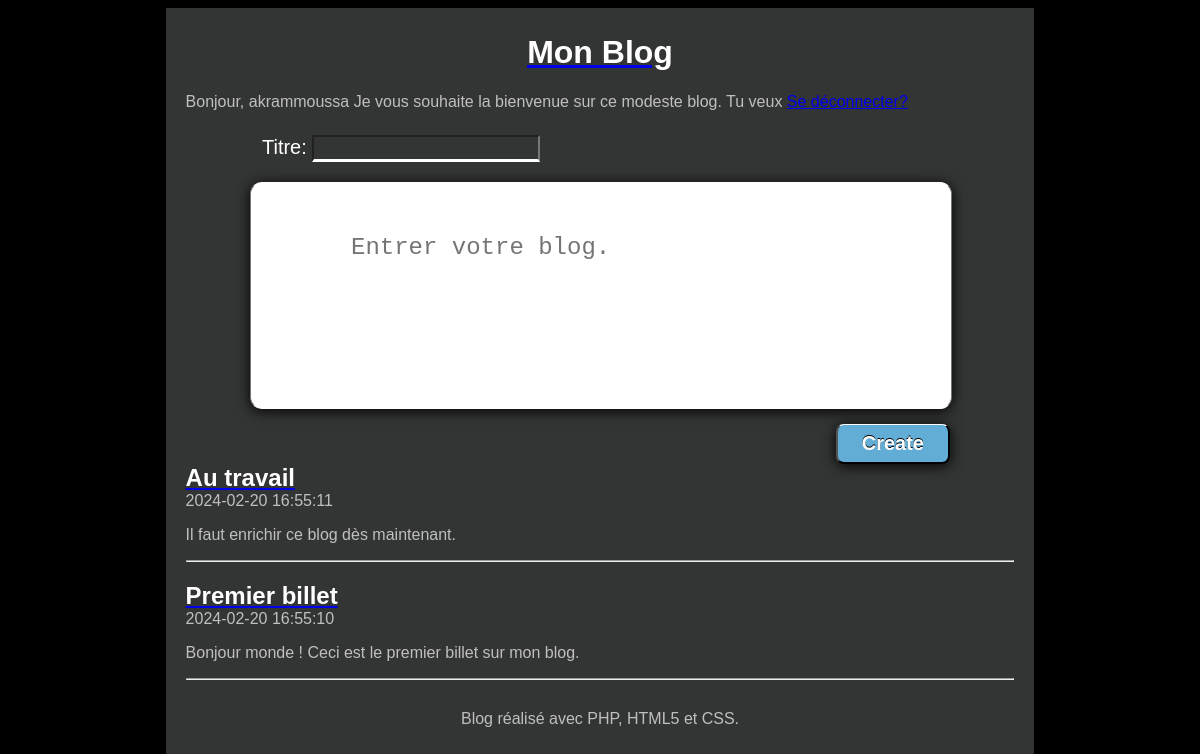
Page /index.php (signed in) on the committed database.
### tables this page shows
CREATE TABLE `t_billet` (
  `BIL_ID` int(11) NOT NULL,
  `BIL_DATE` datetime NOT NULL,
  `BIL_TITRE` varchar(100) NOT NULL,
  `BIL_CONTENU` varchar(400) NOT NULL
);

### Controleur/ControleurAccueil.php (called while the page is built, shortened)
<?php
require_once 'Modele/Billet.php';
class ControleurAccueil
{
    private $billet;
    public function __construct()
    {
        $this->billet = new Billet();
    }
    public function accueil()
    {
        $billets = $this->billet->getBillets();
        $vue = new Vue("Accueil");
        $vue->generer(array('billets' => $billets));
    }
}

### Modele/Billet.php (called while the page is built, shortened)
<?php
require_once 'Modele/Modele.php';
class Billet extends Modele
{
    public function getBillets()
    {
        $sql = 'select BIL_ID as id, BIL_DATE as date,'
            . ' BIL_TITRE as titre, BIL_CONTENU as contenu from T_BILLET'
            . ' order by BIL_ID desc';
        $billets = $this->executerRequete($sql);
        return $billets;
    }
}

### Modele/Modele.php (called while the page is built)
<?php
abstract class Modele
{
    private $bdd;
    protected function executerRequete($sql, $params = null)
    {
        if ($params == null) {
            $resultat = $this->getBdd()->query($sql);
        } else {
            $resultat = $this->getBdd()->prepare($sql);
            $resultat->execute($params);
        }
        return $resultat;
    }
    private function getBdd()
    {
        if ($this->bdd == null) {
            $this->bdd = new PDO(
                'mysql:host=localhost;dbname=monblog;charset=utf8',
                'root',
                '',
                array(PDO::ATTR_ERRMODE => PDO::ERRMODE_EXCEPTION)
            );
        }
        return $this->bdd;
    }
}

### index.php (called while the page is built, shortened)
<?php
    $routeur = new Routeur();
    $routeur->routerRequete();

### Vue/vueAccueil.php (the view, shortened to what this page needs)
<?php include 'Vue/ajoutbillet.php'; ?>
<?php foreach ($billets as $billet) :
?>
    <article>
        <header>
            <a href="<?= "index.php?action=billet&id=" . $billet['id'] ?>">
                <h1 class="titreBillet"><?= $billet['titre'] ?></h1>
            </a>
            <time><?= $billet['date'] ?></time>
        </header>
        <p><?= $billet['contenu'] ?></p>
    </article>
    <hr />
<?php endforeach; ?>

### Contenu/style.css (style rules this page uses)
html, body { height: 100%; }
body { color: #bfbfbf; background: black; font-family: 'Futura-Medium', 'Futura', 'Trebuchet MS', sans-serif; }
h1 { color: white; }
.titreBillet { margin-bottom : 0px; }

### rows in the picture
t_billet: BIL_TITRE "Au travail", BIL_DATE "2024-02-20 16:55:11", BIL_CONTENU "Il faut enrichir ce blog dès maintenant."
t_billet: BIL_TITRE "Premier billet", BIL_DATE "2024-02-20 16:55:10", BIL_CONTENU "Bonjour monde ! Ceci est le premier billet sur mon blog."

### other values in the picture
$_SESSION['username'] "akrammoussa"
